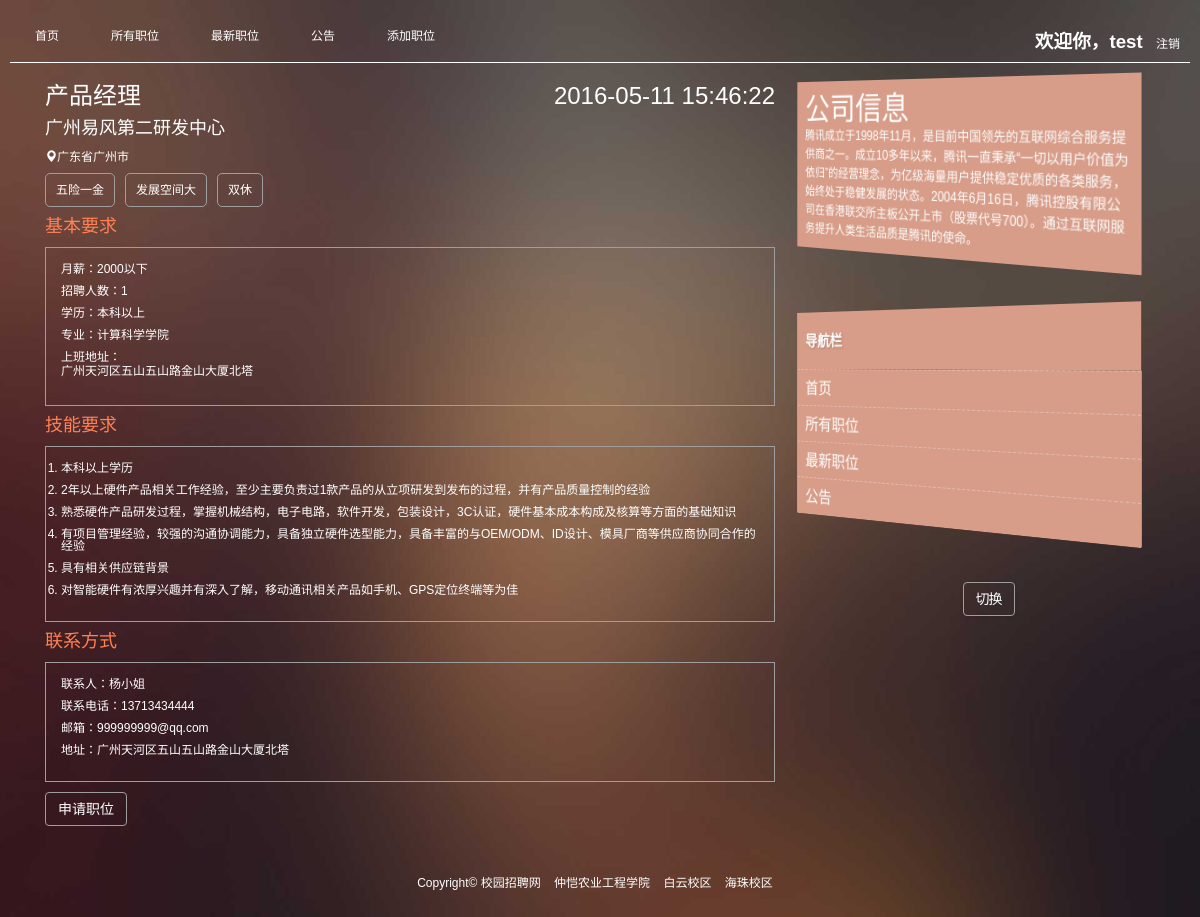
/detail.php?jobId=28 (signed in), run on the app's committed database.
### tables this page shows
CREATE TABLE `user` (
  `email` varchar(50) NOT NULL,
  `username` varchar(255) NOT NULL,
  `password` varchar(255) NOT NULL,
  `identify` int(11) DEFAULT '1',
  `college` varchar(255) DEFAULT NULL,
  `sex` varchar(20) DEFAULT NULL,
  PRIMARY KEY (`email`)
);

CREATE TABLE `job` (
  `jobId` int(11) NOT NULL AUTO_INCREMENT,
  `jobName` varchar(255) DEFAULT NULL,
  `comName` varchar(255) DEFAULT NULL,
  `sex` varchar(20) DEFAULT NULL,
  `needNum` int(11) DEFAULT NULL,
  `haveNum` int(11) DEFAULT '0',
  `college` varchar(255) DEFAULT NULL,
  `majorName` varchar(255) DEFAULT NULL,
  `education` varchar(255) DEFAULT NULL,
  `address` varchar(255) DEFAULT '',
  `demand` varchar(1000) DEFAULT NULL COMMENT '要求',
  `salary` varchar(50) DEFAULT '' COMMENT '薪资',
  `welfare` varchar(1000) DEFAULT NULL,
  `status` int(1) DEFAULT '0' COMMENT '状态（0-未审核，1-审核通过）',
  `releaseTime` datetime DEFAULT NULL,
  PRIMARY KEY (`jobId`),
  KEY `FK_Relationship_1` (`comName`)
);

CREATE TABLE `company` (
  `comName` varchar(255) NOT NULL,
  `comAddress` varchar(1024) DEFAULT NULL,
  `hrName` varchar(255) DEFAULT NULL,
  `phoneNum` varchar(255) DEFAULT NULL,
  `hrEmail` varchar(255) DEFAULT NULL,
  PRIMARY KEY (`comName`)
);

### project/p_loginCheck.php (called while the page is built, shortened)
<?php
	include("connectdb.php");
	if(!isset($_SESSION['email']) || $_SESSION['email'] == ''){
		$welshow01 = 'none';
		$welshow02 = 'block';
		$jobshow = 'none';
		$passshow = 'none';
		$reshow = 'none';
	}
	else{
		$welshow01 = 'block';
		$email = $_SESSION['email'];
		$sql = "select username from user where email = ?";
		if($stmt1 = $con->prepare($sql)){
			$stmt1->bind_param('s',$email);
			$stmt1->execute();
			$stmt1->store_result();
			$stmt1->bind_result($username);
		}
		$sqlquery = "select identify from user where email = ?";
		if($stmt2 = $con->prepare($sqlquery)){
			$stmt2->bind_param('s',$email);
			$stmt2->execute();
			$stmt2->store_result();
			$stmt2->bind_result($identity);
			if($identity == 0){
				$passshow = 'block';
				$jobshow = 'none';
				$reshow = 'none';
			}
			else if($identity == 2){
				$jobshow = 'block';
			}
			else{
				$jobshow = 'none';
				$passshow = 'none';
				$reshow = 'block';
			}
		}
	}
?>

### project/p_details.php (the view, shortened to what this page needs)
<?php
	include("project/connectdb.php");
	$jobId = $_GET['jobId'];
	if(!isset($jobId)){
		header("Location:job.php");
	}
	else{
        $sql = "select jobName,needNum,comName,salary,demand,welfare,college,education,address,releaseTime from job where jobId = ?";
        $stmt = $con->prepare($sql);
        $stmt->bind_param('s',$jobId);
        $stmt->execute();
        $stmt->store_result();
        $stmt->bind_result($jobName,$needNum,$comName,$salary,$demand,$welfare,$college,$education,$address,$releaseTime);
	}
	echo '<div class="top">
			<h3>'.$jobName.'<span>'.$releaseTime.'</span></h3></div>';
	echo '<div class="first">
			<h4>'.$comName.'</h4>
			<div class="location"><span class="glyphicon glyphicon-map-marker"></span>广东省广州市</div>
			<ul class="welfare">';
			$arr = explode(",",$welfare);
	        for($i=0; $i<count($arr)-1; $i++){
	        	echo "<li>".$arr[$i]."</li>";
	        }
	      	echo '</ul></div>';
	echo '<div class="content">
			<h4>基本要求</h4>
			<ul class="require lump">
				<li>月薪：'.$salary.'</li>
				<li>招聘人数：'.$needNum.'</li>
				<li>学历：'.$education.'</li>
				<li>专业：'.$college.'</li>
				<li>上班地址：<address>'.$address.'</address></li>
			</ul>
		</div>';
	echo '<div class="content">
			<h4>技能要求</h4>
			<ol class="require-list lump">';
			$arr = explode(",",$demand);
	        for($i=0; $i<count($arr)-1; $i++){
	        	echo "<li>".$arr[$i]."</li>";
	        }
	        echo "</ol></div>";
?>

### detail.php (shortened to what this page needs)
<?php
    include("project/p_loginCheck.php");
?>
<!DOCTYPE html>
<html>
<head>
	<link rel="stylesheet" href="css/style.css">
	<link rel="stylesheet" type="text/css" href="bootstrap-3.3.5-dist/css/bootstrap.css">
	<link rel="stylesheet" type="text/css" href="css/default.css">
</head>
<body class="fullScreen">
	<header class="header">
        <ul class="nav nav-pills">
            <li role="presentation"><a href="index.php">首页</a></li>
            <li role="presentation"><a href="job.php">所有职位</a></li>
            <li role="presentation"><a href="newjob.php">最新职位</a></li>
            <li role="presentation"><a href="notice.php">公告</a></li>
            <li role="presentation" style="display:<?php echo $jobshow; ?>"><a href="addjob.php">添加职位</a></li>
        </ul>
        <div class="hrefLink wel" style="display:<?php echo $welshow01; ?>">
            <span>欢迎你，<?php echo $username;?></span>
            <a href="project/p_loginout.php">注销</a>
        </div>
    </header>
	<section class="container main row">
			<div class="col-sm-8 col-md-8 col-lg-8 details">
				<?php
					include("project/p_details.php");
				?>
				<div class="content">
					<h4>联系方式</h4>
					<ul class="aboutus lump">
						<?php
							include("project/p_comInfo.php");
						?>
					</ul>
				</div>
				<button class="btn btn-info" id="apply">申请职位</button>
			</div>
			<div class="col-sm-4 col-md-4 col-lg-4 companyDetail">
				<div class="info">
					<h2>公司信息</h2>
					<p>腾讯成立于1998年11月，是目前中国领先的互联网综合服务提供商之一。成立10多年以来，腾讯一直秉承“一切以用户价值为依归”的经营理念，为亿级海量用户提供稳定优质的各类服务，始终处于稳健发展的状态。2004年6月16日，腾讯控股有限公司在香港联交所主板公开上市（股票代号700）。通过互联网服务提升人类生活品质是腾讯的使命。</p>
				</div>
				 <div class="demo">
			        <dl class="list sashimi">
			            <dt>导航栏</dt>
			            <dd><a href="index.php">首页</a></dd>
			            <dd><a href="job.php">所有职位</a></dd>
			            <dd><a href="newjob.php">最新职位</a></dd>
			            <dd><a href="notice.php">公告</a></dd>
			        </dl>
			        <a href="#" class="btn btn-info toggle">切换</a>
			    </div>
			</div>
	</section>
    <footer>
        <ul class="copyright">
            <li>Copyright© 校园招聘网</li>
            <li>仲恺农业工程学院</li>
            <li>白云校区</li>
            <li>海珠校区</li>
        </ul>
    </footer>
</body>
</html>

### project/p_comInfo.php
<?php
	$sql = 'select hrName,phoneNum,hrEmail,comAddress from company where comName = ?';
	if($stmt = $con->prepare($sql)){
		$stmt->bind_param("s",$comName);
		$stmt->execute();
	    $stmt->store_result();
		$stmt->bind_result($hrName,$phoneNum,$hrEmail,$comAddress);
		$stmt->fetch();
	    if($stmt->num_rows > 0){
	        echo '<li>联系人：'.$hrName.'</li>';
	        echo '<li>联系电话：'.$phoneNum.'</li>';
	        echo '<li>邮箱：'.$hrEmail.'</li>';
	        echo '<li>地址：'.$comAddress.'</li>';
		}
	}
?>

### css/style.css (style rules this page uses)
.top,.first,.first div { margin: 10px 0; }
.top h3 span { float: right; }
.first { position: relative; }
.lump { border:1px solid #9E9E9E; padding: 15px; margin: 10px 0; }
.welfare li { background: transparent; margin-right: 10px; border:1px solid #9E9E9E; border-radius: 5px; padding: 10px; display: inline-block; }
.content h4 { color: #FF8154; }
.content li { margin-bottom:10px; }
.companyDetail { position: relative; margin-top: 10px; }
.info { background: #d79d89; padding: 10px; }
.info p { line-height: 1.5; }
.list a { -webkit-transition: all 250ms cubic-bezier(0.230, 1.000, 0.320, 1.000); -moz-transition: all 250ms cubic-bezier(0.230, 1.000, 0.320, 1.000); -ms-transition: all 250ms cubic-bezier(0.230, 1.000, 0.320, 1.000); -o-transition: all 250ms cubic-bezier(0.230, 1.000, 0.320, 1.000); transition: all 250ms cubic-bezier(0.230, 1.000, 0.320, 1.000); }
.demo { position: relative; }
.list { -webkit-transform-style: preserve-3d; -moz-transform-style: preserve-3d; -ms-transform-style: preserve-3d; -o-transform-style: preserve-3d; transform-style: preserve-3d; margin-top: 20%; }
.list a { display: block; font-size: 12pt; }
.list dt, .list dd { text-indent: 10px; line-height: 55px; background: #E0FBAC; margin: 0; height: 55px; color: #fff; }
.list dt { -webkit-transform: translateZ(0.3px); -moz-transform: translateZ(0.3px); -ms-transform: translateZ(0.3px); -o-transform: translateZ(0.3px); transform: translateZ(0.3px); text-shadow: 1px 1px 2px rgba(0, 0, 0, 0.2); font-size: 15px; }
.list dd { border-top: 1px dashed rgba(255,255,255,0.3); line-height: 35px; font-size: 11px; height: 35px; margin: 0; }
.toggle { box-shadow: 0 1px 4px rgba(0,0,0,0.15); letter-spacing: -1px; margin-top: -20px; position: absolute; bottom: -55%; left: 45%; }
.sashimi dt, .sashimi dd, .sashimi a { background: #d79d89; }
.sashimi,.info { -webkit-transform: perspective(1200px) rotateY(-40deg) !important; -moz-transform: perspective(1200px) rotateY(-40deg) !important; -ms-transform: perspective(1200px) rotateY(-40deg) !important; -o-transform: perspective(1200px) rotateY(-40deg) !important; transform: perspective(1200px) rotateY(-40deg) !important; -webkit-transform-origin: -10% 25%; -moz-transform-origin: -10% 25%; -ms-transform-origin: -10% 25%; -o-transform-origin: -10% 25%; transform-origin: -10% 25%; }

### css/default.css (style rules this page uses)
html, body, div, span, applet, object, iframe, h1, h2, h3, h4, h5, h6, p, blockquote, pre, a, abbr, acronym, address, big, cite, code, del, dfn, em, img, ins, kbd, q, s, samp, small, strike, strong, sub, sup, tt, var, b, u, i, center, dl, dt, dd, ol, ul, li, fieldset, form, label, legend, table, caption, tbody, tfoot, thead, tr, th, td, article, aside, canvas, details, embed, figure, figcaption, footer, header, hgroup, menu, nav, output, ruby, section, summary, time, mark, audio, video { margin: 0; padding: 0; border: 0; vertical-align: baseline; }
article, aside, details, figcaption, figure, footer, header, hgroup, menu, nav, section { display: block; }
body { line-height: 1; overflow-x: hidden; -webkit-overflow-scrolling:touch; }
html,body { font-family: "Helvetica","Microsoft YaHei"; color: #fff; font-size: 12px; }
ul li { list-style: none; }
a { color: #fff; }
body { position: relative; padding: 10px;background:url("../images/mainBg.jpg") no-repeat; height: 100%; background-size:100% 100%; }
.fullScreen { min-height: 100vh; }
.wel span { margin-right: 10px; font-weight: bold; font-size: 14pt; }
.header { padding: 10px; border-bottom: 1px solid #fff; margin-bottom: 10px; position: relative; }
.header ul li { margin-right: 20px; }
.hrefLink { position: absolute; right: 10px; bottom: 10px; }
.main { margin: 0 auto; }
footer { height: 100px; }
.copyright { position: absolute; bottom: 5%; width: 80%; left: 10%; text-align: center; }
.copyright li { display: inline-block; padding-right: 10px; }
.btn { background: transparent; margin-right: 10px; border-color: #9E9E9E; color: #fff; }

### data on the page
user: username "test"
job: jobName "产品经理", releaseTime "2016-05-11 15:46:22", comName "广州易风第二研发中心", welfare "五险一金", welfare "发展空间大", welfare "双休", salary "2000以下", needNum "1", education "本科以上", college "计算科学学院", address "广州天河区五山五山路金山大厦北塔", demand "本科以上学历", demand "2年以上硬件产品相关工作经验，至少主要负责过1款产品的从立项研发到发布的过程，并有产品质量控制的经验", demand "熟悉硬件产品研发过程，掌握机械结构，电子电路，软件开发，包装设计，3C认证，硬件基本成本构成及核算等方面的基础知识", demand "有项目管理经验，较强的沟通协调能力，具备独立硬件选型能力，具备丰富的与OEM/ODM、ID设计、模具厂商等供应商协同合作的经验", demand "具有相关供应链背景", demand "对智能硬件有浓厚兴趣并有深入了解，移动通讯相关产品如手机、GPS定位终端等为佳"
company: hrName "杨小姐", phoneNum "13713434444", hrEmail "999999999@qq.com", comAddress "广州天河区五山五山路金山大厦北塔"
